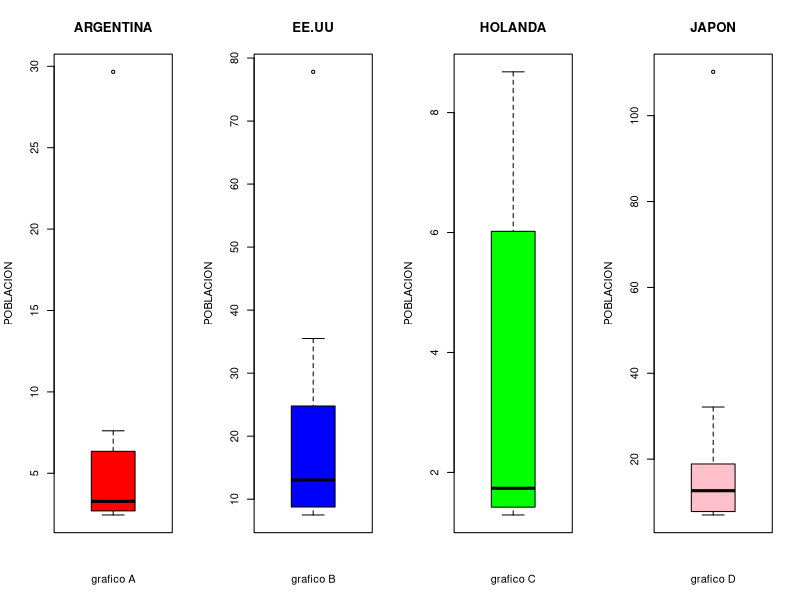
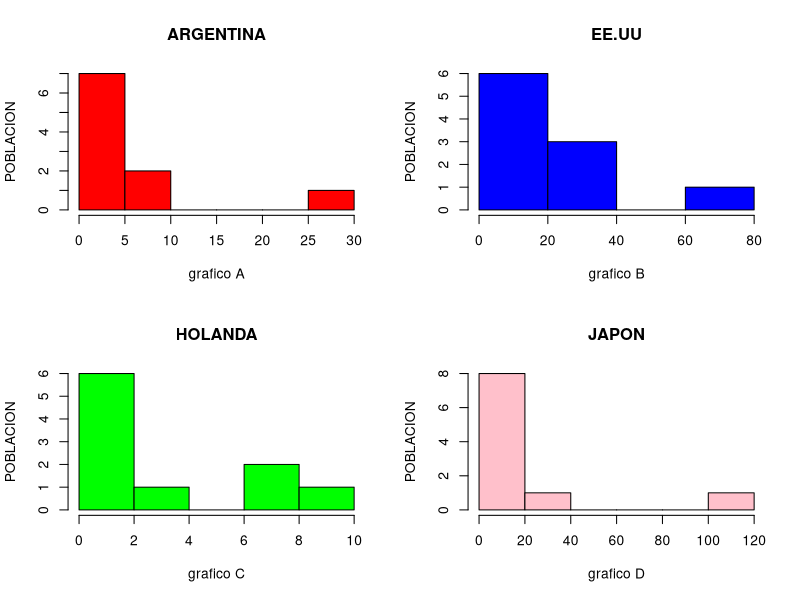
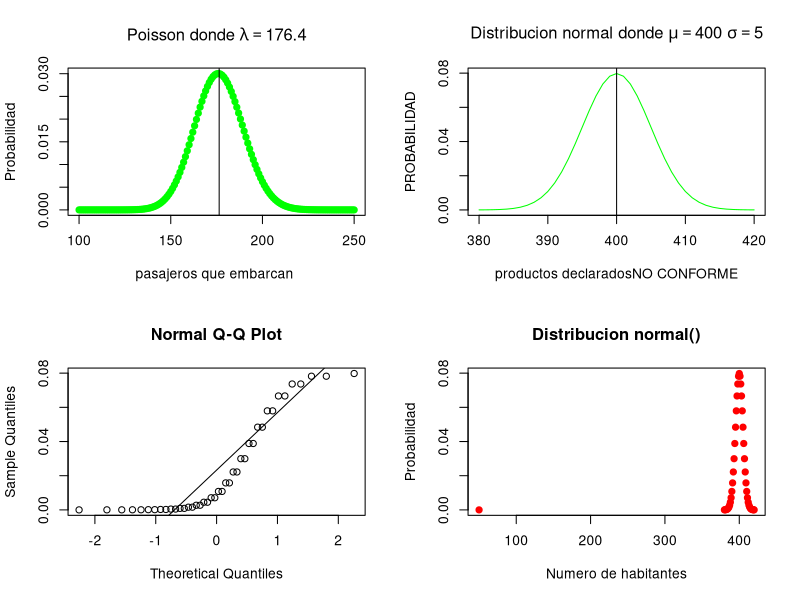

Here is the R script that generated these plots, in order:
## ---- chunk 1



argentina<-c(29.66,7.61,6.35,4.10,3.80,2.75,2.70,2.69,2.51,2.44)
EEUU<-c(77.81,35.50,24.79,20.02,16.70,9.39,9.38,8.76,7.63,7.50)
Holanda<-c(8.68,7.31,6.02,2.64,1.75,1.72,1.51,1.42,1.31,1.29)
Japon<-c(110.21,32.14,18.88,16.38,13.37,11.92,10.71,7.80,7.70,7.00)



par(mfrow = c(1,4))

boxplot(argentina, main = 'ARGENTINA', col='red', ylab='POBLACION', xlab='grafico A')
boxplot(EEUU,main = 'EE.UU',col='blue',ylab='POBLACION',xlab='grafico B')
boxplot(Holanda ,main = 'HOLANDA',col='green',ylab='POBLACION',ylab='POBLACION',xlab='grafico C')
boxplot(Japon,main = 'JAPON',col='pink',ylab='POBLACION',xlab='grafico D')




## ---- chunk 2

par(mfrow = c(2,2))


hist(argentina, main = 'ARGENTINA', col='red', ylab='POBLACION', xlab='grafico A')
hist(EEUU,main = 'EE.UU',col='blue',ylab='POBLACION',xlab='grafico B')
hist(Holanda ,main = 'HOLANDA',col='green',ylab='POBLACION',xlab='grafico C')
hist(Japon,main = 'JAPON',col='pink',ylab='POBLACION',xlab='grafico D')


## ---- chunk 3

p=0.02
n=181

lambda=n*p

#lambda 3.6 serian las personas que no se presentan a embarque
#el 98% seria el valor de las personas que se presentan a embarque = 176.4
#ppois(181,176.4)
1-sum(dpois (0:181, 176.4))

plot(100:250,dpois(100:250,176.4),main =expression(paste("Poisson donde ",lambda==176.4)),
     xlab= "pasajeros que embarcan ",ylab = "Probabilidad",pch=19,col= "green" )
abline(v = 176.4)

## ---- chunk 4
sd=5
media=400
#p(x > 415) = 1-p(x <=415)
1-pnorm(415,media,sd)

plot(380:420, dnorm(380:420, mean=400,sd=5), type = 'l'
     ,xlab= "productos declaradosNO CONFORME", ylab="PROBABILIDAD",
     main =expression(paste("Distribucion normal donde ",mu==400," ",sigma==5)),
     pch=19,col= "green" )
  abline(v = 400)
  



x<-c(380:420,50)
y<-dnorm(x,400,5)
qqnorm(y)
qqline(y)
plot(x,y,main ="Distribucion normal()",xlab="Numero de habitantes", ylab="Probabilidad", col="red", pch=19)
